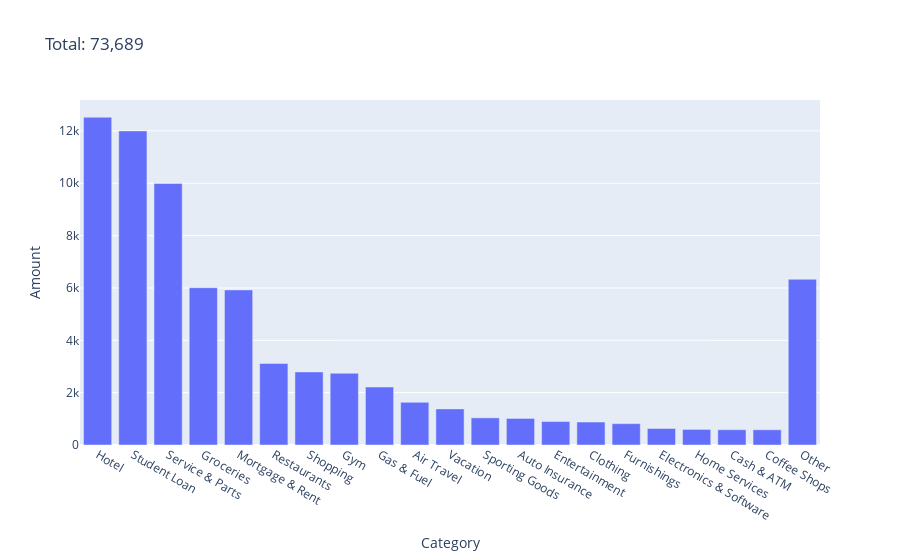

Notebook cell for this chart:
### Code cell
px.bar(dfftop, x='Category', y='Amount', title=f'Total: {dfftop.Amount.sum():,.0f}')

### Figure 1 — Plotly figure (JSON) as saved in the notebook; plotly's stock layout.template omitted (floating-point values rounded to 4 significant figures)
{"data": [{"alignmentgroup": "True", "hovertemplate": "Category=%{x}<br>Amount=%{y}<extra></extra>", "legendgroup": "", "marker": {"color": "#636efa", "pattern": {"shape": ""}}, "name": "", "offsetgroup": "", "orientation": "v", "showlegend": false, "textposition": "auto", "type": "bar", "x": ["Hotel", "Student Loan", "Service & Parts", "Groceries", "Mortgage & Rent", "Restaurants", "Shopping", "Gym", "Gas & Fuel", "Air Travel", "Vacation", "Sporting Goods", "Auto Insurance", "Entertainment", "Clothing", "Furnishings", "Electronics & Software", "Home Services", "Cash & ATM", "Coffee Shops", "Other"], "xaxis": "x", "y": [12520.0, 12000, 9991.0, 6011.0, 5926.0, 3116.0, 2792.0, 2740.0, 2216.0, 1631.0, 1380.0, 1037.0, 1015.0, 896.6, 877.6, 815.8, 630.0, 595.8, 583.3, 581.8, 6332.0], "yaxis": "y"}], "layout": {"autosize": true, "barmode": "relative", "legend": {"tracegroupgap": 0}, "title": {"text": "Total: 73,689"}, "xaxis": {"anchor": "y", "autorange": true, "domain": [0, 1], "range": [-0.5, 20.5], "title": {"text": "Category"}, "type": "category"}, "yaxis": {"anchor": "x", "autorange": true, "domain": [0, 1], "range": [0, 13180.0], "title": {"text": "Amount"}, "type": "linear"}}}
